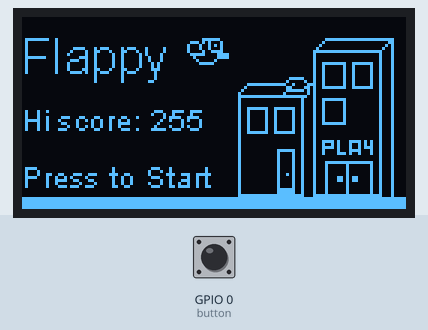
This program was run on a simulated ESP32. Parts: 128×64 one-colour display. The test bench sets the inputs (shaded band); at power-on: GPIO 0 (button) HIGH. Random numbers use the default seed unless the program sets one; EEPROM starts erased.

Above: at 1.2 s.
1.3 s: GPIO 0 (button) pulled LOW for 0.15 s
4.4 s: GPIO 0 (button) driven LOW
7.4 s: GPIO 0 (button) driven HIGH
At 8.5 s:
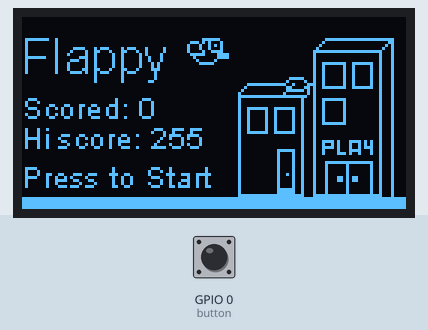
Timing chart, 0 to 10.4 s (numbered marks = the images above; inputs shaded):
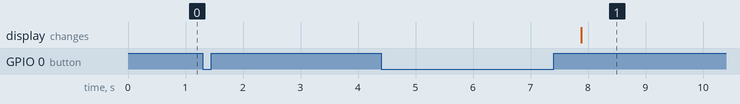

Measured:
- after the input at 1.3 s, every drawn part: stays the same
- after the input at 4.4 s, every drawn part: stays the same

The program:

main.cpp
```cpp
// (licence header left out)
///////////////////////////////////////////////////////////
/////////////////////// LIBRARIES /////////////////////////
///////////////////////////////////////////////////////////
#include <Arduino.h>
#include <EEPROM.h>
#include <Wire.h>
#include "images.h"
///////////////////////////////////////////////////////////
/////////////////////// CONFIGS  //////////////////////////
///////////////////////////////////////////////////////////
#define HELTEC_BOARD            //uncomment if using heltec board
#define flipped                 //uncomment to flip screen
//#define clear_hiscore         //uncomment to clear hi score
//#define flash_led             //uncomment to flash led on death
#define button 0                //button pin
#define led 25                  //led pin
#define oled_w 128
#define oled_h 64
#define oled_sda 4              //sda pin
#define oled_scl 15             //scl pin
#define oled_rst 16             //rst pin
#define oled_i2c 0x3c           //oled i2c address
///////////////////////////////////////////////////////////
/////////////////////// DEFINES ///////////////////////////
///////////////////////////////////////////////////////////
#ifdef ARDUINO_ARCH_AVR
  #include <Adafruit_SSD1306.h>
  #include <Adafruit_GFX.h>
  Adafruit_SSD1306 display = Adafruit_SSD1306(oled_w, oled_h, &Wire, -1);
#endif
#if defined(HELTEC_BOARD) && (defined(ARDUINO_ARCH_ESP32) || defined(ARDUINO_ARCH_ESP8266))
  #include "heltec.h"
  SSD1306Wire  display(oled_i2c, oled_sda, oled_scl, oled_rst);
#elif defined(ARDUINO_ARCH_ESP32) || defined(ARDUINO_ARCH_ESP8266)
  #include <SSD1306Wire.h>
  SSD1306Wire  display(oled_i2c, oled_sda, oled_scl, GEOMETRY_128_64);
#endif
#define space 32
#define fx 30
#define speed 0.01
#define oled_w 128
#define oled_h 64
#define eeprom_size 5
#define flappy_addr 0
#define xbm_h 9
#define xbm_w 14
#define map_buffer 4
#define speed_u 0.03
#define speed_d 0.01
///////////////////////////////////////////////////////////
/////////////////////// VARIABLES /////////////////////////
///////////////////////////////////////////////////////////
unsigned long current = 0;
float wallx[map_buffer];
float fy = 22.00;
bool playing = false;
bool played = false;
bool up = false;
bool printed = false;
bool debouncer = false;
int gap[map_buffer];
int gap_size[map_buffer];
int hiscore = 0;
int score = 0;
int last = 0;
int led_state = LOW;
///////////////////////////////////////////////////////////
/////////////////////// FUNCTIONS /////////////////////////
///////////////////////////////////////////////////////////
void wait4start(){
    if(digitalRead(button) == 0){
      playing = true;
      printed = false;
  }
}

void generate_map(){
  for(int i=0; i<map_buffer; i++){
    wallx[i] = oled_w + ((i + 1) * space);
    gap[i] = random(0, 33);
    gap_size[i] = random(27, (61 - gap[i]));
  }
}

#if defined(ARDUINO_ARCH_ESP32) || defined(ARDUINO_ARCH_ESP8266)
void homescreen(){
  display.clear();
  display.setFont(ArialMT_Plain_16);
  display.drawString(0, 4, "Flappy");
  display.drawXbm(0, 0, oled_w, oled_h, background);
  display.drawXbm(55, 7, xbm_w, xbm_h, bird);
  display.setFont(ArialMT_Plain_10);
  display.drawString(0, 47, "Press to Start");
  if(not played){
    display.drawString(0, 28, "Hi score: " + String(hiscore));
  }
  if(played){
    display.drawString(0, 24, "Scored: " + String(last));
    display.drawString(0, 34, "Hi score: " + String(hiscore));
  }
  display.display();
  printed = true;
  generate_map();
}

void draw_map(){
  for(int j=0; j<map_buffer; j++){
    display.fillRect(wallx[j], 0, 6, oled_h);
    display.setColor(BLACK);
    display.fillRect(wallx[j], gap[j], 6, gap_size[j]);
    display.setColor(WHITE);
  }
}

void draw_bird(){               //draw bird image
  display.drawXbm(fx, fy, xbm_w, xbm_h, bird);
}

void draw_score(){              //draw scorebox
  display.fillRect(0, 0, 15, 13);
  display.setColor(BLACK);
  display.drawString(2, 0, String(score));
  display.setColor(WHITE);
}

void clearDisplay(){
  display.clear();
}

void writeEEPROM(int address, int value){
  EEPROM.write(address, value);
  EEPROM.commit();
}

void setup(){
  pinMode(button, INPUT_PULLUP);
  EEPROM.begin(eeprom_size);
  hiscore = EEPROM.read(flappy_addr);
  display.init();
  display.setFont(ArialMT_Plain_10);
  #ifdef flipped
    display.flipScreenVertically();
  #endif
  #ifdef clear_hiscore
    clear_hiscore();
  #endif
}
#endif

#ifdef ARDUINO_ARCH_AVR
void homescreen(){
  display.clearDisplay();
  display.setTextSize(2);
  display.setTextColor(SSD1306_WHITE);
  display.setCursor(0, 4);
  display.print("Flappy");
  display.drawXBitmap(0, 0, background, oled_w, oled_h, SSD1306_WHITE);
  display.drawXBitmap(55, 7, bird, xbm_w, xbm_h, SSD1306_WHITE);
  display.setTextSize(1);
  display.setCursor(0, 47);
  display.print("Press to Start");
  if(not played){
    display.setCursor(0, 28);
    display.print("Hi score: " + String(hiscore));
  }
  if(played){
    display.setCursor(0, 24);
    display.print("Scored: " + String(last));
    display.setCursor(0, 34);
    display.print("Hi score: " + String(hiscore));
  }
  display.display();
  printed = true;
  generate_map();
}

void draw_map(){
  for(int j=0; j<map_buffer; j++){
    display.fillRect(wallx[j], 0, 6, oled_h, SSD1306_WHITE);
    display.setTextColor(SSD1306_BLACK);
    display.fillRect(wallx[j], gap[j], 6, gap_size[j], SSD1306_BLACK);
    display.setTextColor(SSD1306_WHITE);
  }
}

void draw_bird(){
  display.drawXBitmap(fx, fy, bird, xbm_w, xbm_h, SSD1306_WHITE);
}

void draw_score(){              //draw scorebox
  display.fillRect(0, 0, 15, 13, SSD1306_WHITE);
  display.setTextColor(SSD1306_BLACK);
  display.setCursor(2, 0);
  display.print(String(score));
  display.setTextColor(SSD1306_WHITE);
}

void clearDisplay(){
  display.clearDisplay();
}

void writeEEPROM(int address, int value){
  EEPROM.write(address, value);
}

void setup(){
  pinMode(button, INPUT_PULLUP);
  EEPROM.begin();
  hiscore = EEPROM.read(flappy_addr);
  display.begin(SSD1306_SWITCHCAPVCC, oled_i2c);
  display.setTextSize(1);
  #ifdef clear_hiscore
    clear_hiscore();
  #endif
}
#endif

void clear_hiscore(){
  writeEEPROM(flappy_addr, 0);
}

void death(){                  //death screen and clear game
  playing = false;
  fy = 22;
  last = score;
  score = 0;
  played = true;
  digitalWrite(led, HIGH);
  delay(500);
  digitalWrite(led, LOW);
  if(last > hiscore){
    hiscore = last;
    writeEEPROM(flappy_addr, hiscore);
  }
}

void loop(){
  if(not playing && not printed){
    homescreen();
  }
  if(not playing){
    wait4start();
  }
  if(playing){
    clearDisplay();
    if(digitalRead(button) == 0){
      if(not debouncer){
        current = millis();
        up = true;
        led_state = HIGH;
        debouncer = true;
      }
    }
      else{
        debouncer = false;
      }
    for(int j=0; j<map_buffer; j++){
      wallx[j] = wallx[j] - speed;
      if(wallx[j] < -7){
        score ++;
        gap[j] = random(8, 32);
        wallx[j] = oled_w;
      }
    }
    if((current + 185) < millis()){
      up = false;
    }
    if((current + 40) < millis()){
      led_state = LOW;
    }
    if(not up){
      fy = fy + speed_d;
    }
    else{
      fy = fy - speed_u;
    }
    digitalWrite(led, led_state);
    if(fy > oled_h || fy < 0){
      death();
    }
    for(int m=0; m<map_buffer; m++){
      if(wallx[m] <= fx + 7 && fx + 7 <= wallx[m] + 6){
        if(fy < gap[m] || fy + 8 > gap[m] + gap_size[m]){
          death();
        }
      }
    }
    draw_map();
    draw_bird();
    draw_score();
    clearDisplay();
  }
}
```

Source omitted: images.h (data table, 7429 bytes)
